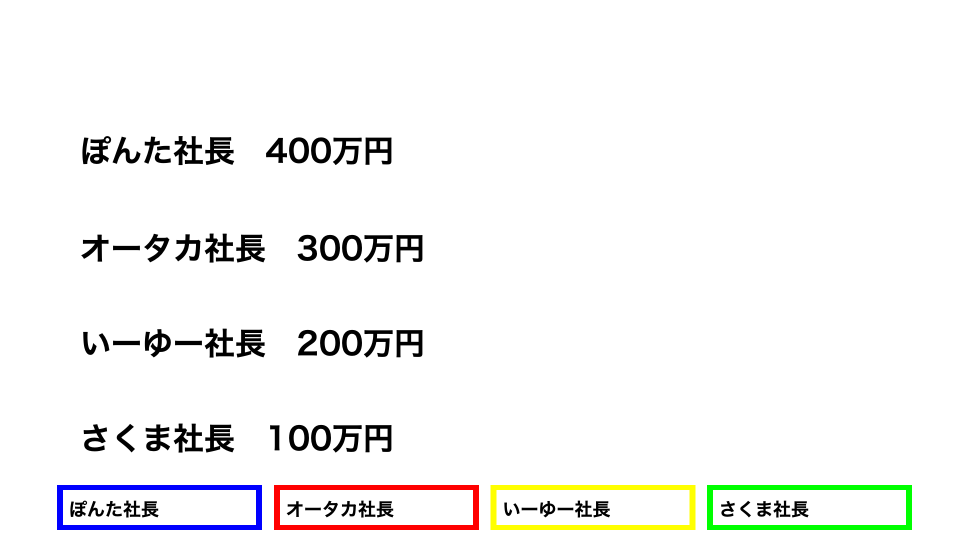
#> input picture apps/web/e2e/fixtures/ocr/total-assets.png, 1920 x 1080 px (shown at 1/2 size)
$ python -i cell_recognition.py   (imports and definitions only)
#> lines starting #> are read from the running program, lines starting #| are printed output that depends on the picture; after the words box and inside, x2 and y2 are one past the last pixel; in counts of white or black regions, pixels touching at a corner belong together
### apps/ocr-worker/src/momo_ocr/features/image_processing/preprocessing.py
from __future__ import annotations

from PIL import Image, ImageOps

from momo_ocr.features.image_processing.geometry import Size
from momo_ocr.shared.errors import FailureCode, OcrError

MIN_RELIABLE_WIDTH = 640
MIN_RELIABLE_HEIGHT = 360
MAX_SUPPORTED_WIDTH = 3840
MAX_SUPPORTED_HEIGHT = 2160


# [10 lines left out: function ensure_supported_dimensions, not called in this run]


def otsu_binarize(image: Image.Image) -> Image.Image:
    """Return a binarized variant using Otsu's threshold on a grayscale image.

    A固定閾値ベースの二値化は背景色 (例: 黄色背景に白い数字) で前景信号を完全に
    破壊してしまうため、ヒストグラムから自動でしきい値を決める Otsu を共通
    ユーティリティとして提供する。
    """
    gray = ImageOps.grayscale(image)
    histogram = gray.histogram()[:256]
    total = sum(histogram)
    if total == 0:
        return gray
    sum_total = sum(i * histogram[i] for i in range(256))
    sum_b = 0.0
    weight_b = 0
    max_var = 0.0
    threshold = 127
    for i in range(256):
        weight_b += histogram[i]
        if weight_b == 0:
            continue
        weight_f = total - weight_b
        if weight_f == 0:
            break
        sum_b += i * histogram[i]
        mean_b = sum_b / weight_b
        mean_f = (sum_total - sum_b) / weight_f
        between = weight_b * weight_f * (mean_b - mean_f) ** 2
        if between > max_var:
            max_var = between
            threshold = i
    binarized = gray.point(lambda value, threshold=threshold: 255 if value > threshold else 0)
    return binarized.convert("L")

### apps/ocr-worker/src/momo_ocr/features/incident_log/profile.py
from __future__ import annotations

from dataclasses import dataclass
from typing import cast

from momo_ocr.features.image_processing.geometry import Rect

PROFILE_ID = "full-hd-incident-log-v1"
COMPACT_PROFILE_ID = "full-hd-incident-log-compact-v1"
MVP_INCIDENT_NAMES = ("目的地", "プラス駅", "マイナス駅", "カード駅", "カード売り場", "スリの銀次")


@dataclass(frozen=True)
class IncidentRowProfile:
    incident_name: str
    cell_rois: tuple[Rect, Rect, Rect, Rect]


@dataclass(frozen=True)
class IncidentLogProfile:
    id: str
    layout_families: tuple[str, ...]
    row_profiles: tuple[IncidentRowProfile, ...]


_CELL_XS = (878, 1148, 1418, 1680)
# 桃鉄ワールド (default) は cell 右側 20px 程度の余白で 98px に収まる。
# 桃鉄2 (compact) は緑シェブロン (V 字尖端) 形状のセル背景で、
# right edge の三角ノッチが二値化後に縦棒状の残渣となり OCR から digit と
# 誤認される (例: "1" → "11", "2" → "23") 現象が order=4 の cell で多発する。
# このため compact プロファイルだけ右端を ~20px 削り、シェブロン尖端を ROI
# 外に追い出す。compact の「2 桁値」の最大幅を確認した上で 78px は安全側。
_DEFAULT_CELL_WIDTH = 98
_COMPACT_CELL_WIDTH = 88
_CELL_HEIGHT = 75


def _build_row_profile(
    *, incident_name: str, y: int, cell_width: int = _DEFAULT_CELL_WIDTH
) -> IncidentRowProfile:
    return IncidentRowProfile(
        incident_name=incident_name,
        cell_rois=cast(
            "tuple[Rect, Rect, Rect, Rect]",
            tuple(Rect(x=x, y=y, width=cell_width, height=_CELL_HEIGHT) for x in _CELL_XS),
        ),
    )


DEFAULT_ROW_PROFILES = tuple(
    _build_row_profile(incident_name=incident_name, y=y, cell_width=_DEFAULT_CELL_WIDTH)
    for incident_name, y in zip(MVP_INCIDENT_NAMES, (330, 420, 510, 600, 690, 780), strict=True)
)
#> further down, picture is the input picture: PIL image 1920x1080 RGBA; mean R, G, B, A 245.2, 245.2, 244, 255
COMPACT_ROW_PROFILES = tuple(
    _build_row_profile(incident_name=incident_name, y=y, cell_width=_COMPACT_CELL_WIDTH)
    for incident_name, y in zip(MVP_INCIDENT_NAMES, (360, 450, 540, 630, 720, 810), strict=True)
)

PROFILES = (
    IncidentLogProfile(
        id=PROFILE_ID,
        layout_families=("world", "momotetsu_world", "default"),
        row_profiles=DEFAULT_ROW_PROFILES,
    ),
    IncidentLogProfile(
        id=COMPACT_PROFILE_ID,
        layout_families=("reiwa", "momotetsu_reiwa", "momotetsu_2", "momotetsu2", "2"),
        row_profiles=COMPACT_ROW_PROFILES,
    ),
)


# [15 lines left out: functions select_incident_log_profiles, _profile_for_hint, not called in this run]

### apps/ocr-worker/src/momo_ocr/features/incident_log/cell_recognition.py
"""Cell-level OCR for the incident-log screen.

Crops, preprocessing variants and the per-PSM Tesseract calls live
here. Voting and plausibility decisions are factored into ``voting`` so
this module remains a thin engine driver.
"""

from __future__ import annotations

from dataclasses import dataclass
from typing import Any

from PIL import Image, ImageEnhance, ImageFilter, ImageOps

from momo_ocr.features.image_processing.preprocessing import otsu_binarize
from momo_ocr.features.incident_log.attempts import CountRecognitionResult, PsmAttempt
from momo_ocr.features.incident_log.postprocess import is_pure_pipe_noise, parse_count
from momo_ocr.features.incident_log.voting import (
    max_plausible_cell_count,
    select_count_recognition,
    vote_count,
)
from momo_ocr.features.parser_core.context import ScreenParseContext
from momo_ocr.features.parser_core.debug import NULL_DEBUG_SINK, DebugSink
from momo_ocr.features.text_recognition.models import RecognitionConfig, RecognitionField
from momo_ocr.features.text_recognition.postprocess import normalize_ocr_text

COUNT_OCR_PSMS = (10, 13)
# 「|」「l」「i」のみで構成された OCR text は罫線の縦棒由来である可能性が高い。
# Tesseract の confidence がこの閾値未満の場合はノイズ扱いとし、digit 候補から外す。
PIPE_NOISE_CONFIDENCE_THRESHOLD = 0.6


@dataclass(frozen=True)
class _DebugContext:
    sink: DebugSink
    suffix: str | None
    record: dict[str, Any] | None


# [4 lines left out: function prepare_count_cell_image, not called in this run]


def prepare_fallback_count_cell_images(image: Image.Image) -> tuple[Image.Image, ...]:
    inner = image.crop((5, 2, image.width - 5, image.height - 2))
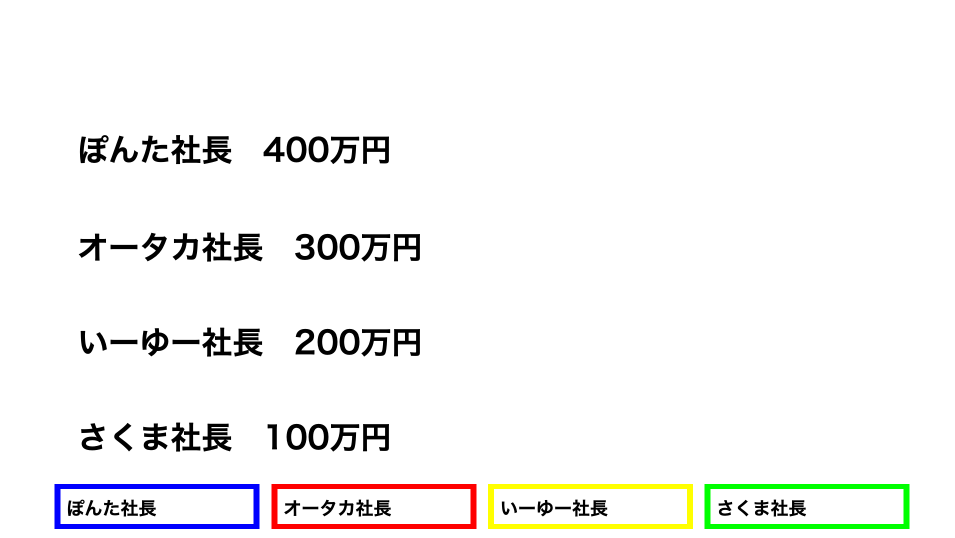
#> inner: PIL image 1910x1076 RGBA (shown at 1/2 size); mean R, G, B, A 245.1, 245.1, 243.9, 255
    gray = ImageOps.grayscale(inner)
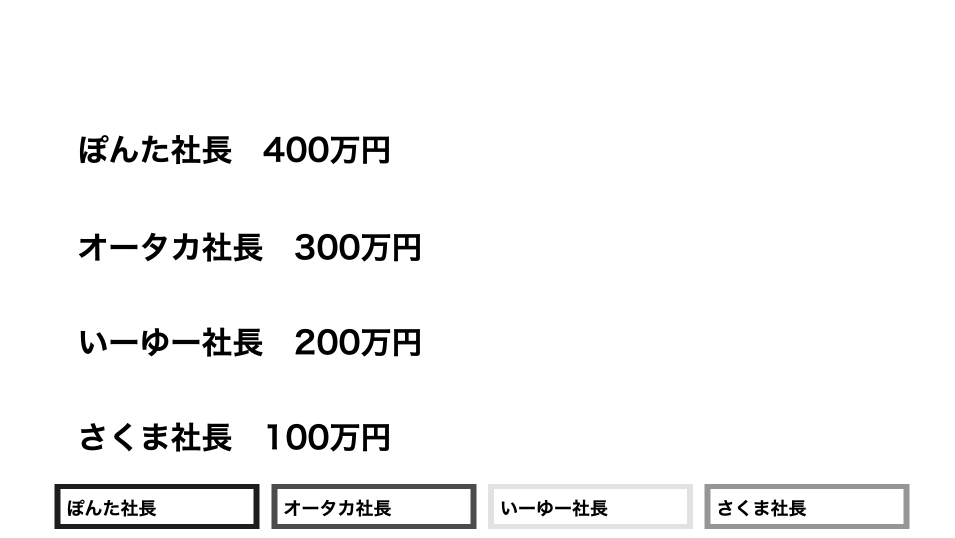
#> gray: PIL image 1910x1076 L (shown at 1/2 size); min 0, max 255, mean 245
    sharpened = ImageEnhance.Contrast(gray.filter(ImageFilter.SHARPEN)).enhance(5.0)
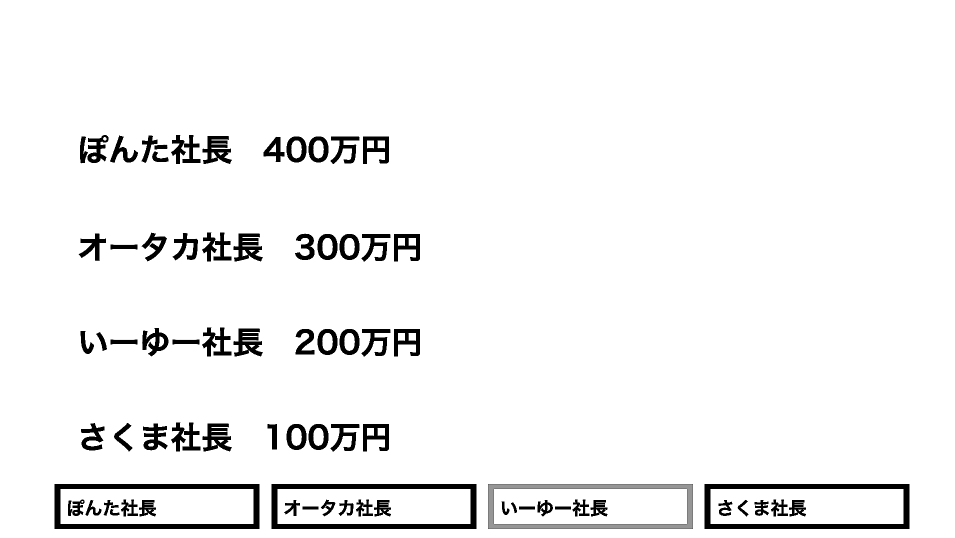
#> sharpened: PIL image 1910x1076 L (shown at 1/2 size); min 0, max 255, mean 242.8
    # 固定閾値ではなく Otsu を使うことで、UI 配色に左右されずに前景文字を抽出する。
    binary = otsu_binarize(gray)
#> in otsu_binarize, `histogram = gray.histogram()[:256]`: histogram = 256 values, max 1945689 at index 255, min 20 at index 37, mean 8028
#> in otsu_binarize, `total = sum(histogram)`: total = 2055160
#> in otsu_binarize, `sum_total = sum(i * histogram[i] for i in range(256))`: sum_total = 503417166
#> the loop in otsu_binarize, `for i in range(256):` made 256 passes
#> (weight_b, weight_f, sum_b, mean_b, mean_f, max_var) on passes 1 to 12: (50402, 2004758, 0, 0, 251.1, 6.37e+15), (50594, 2004566, 192, 0.00379, 251.1, 6.4e+15), (50718, 2004442, 440, 0.00868, 251.2, 6.41e+15), (50861, 2004299, 869, 0.0171, 251.2, 6.43e+15), (50961, 2004199, 1269, 0.0249, 251.2, 6.44e+15), (51063, 2004097, 1779, 0.0348, 251.2, 6.46e+15), (51169, 2003991, 2415, 0.0472, 251.2, 6.47e+15), (51272, 2003888, 3136, 0.0612, 251.2, 6.48e+15), (51357, 2003803, 3816, 0.0743, 251.2, 6.49e+15), (51446, 2003714, 4617, 0.0897, 251.2, 6.5e+15), (51513, 2003647, 5287, 0.103, 251.2, 6.51e+15), (51613, 2003547, 6387, 0.124, 251.3, 6.52e+15)
#> (weight_b, weight_f, sum_b, mean_b, mean_f) on pass 100: (77892, 1977268, 1392428, 17.88, 253.9)
#> in otsu_binarize, `binarized = gray.point(lambda value, threshold=threshold: 255 if value..`:
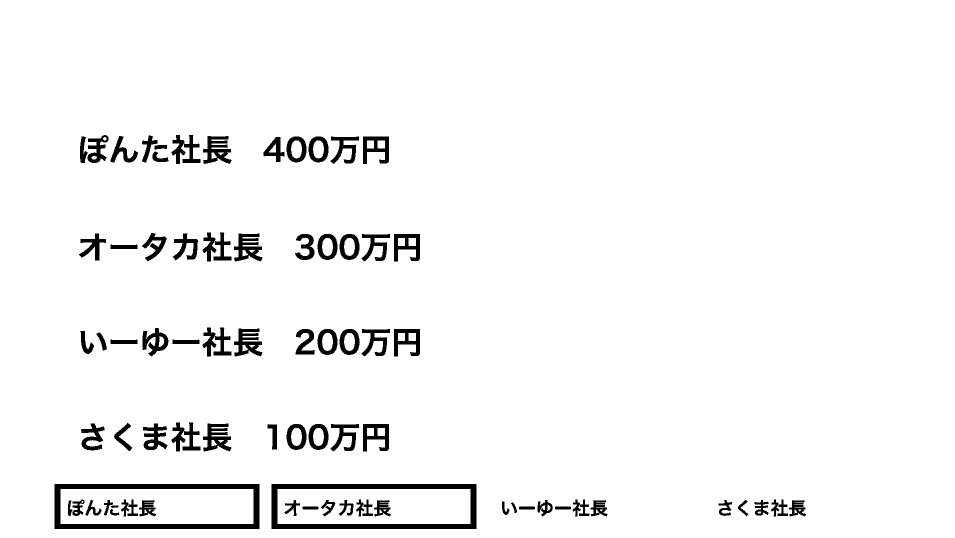
#> binarized: PIL image 1910x1076 L (shown at 1/2 size); 96.1% white; 74 black regions, largest, box (x1, y1, x2, y2) and area: (109, 968, 519, 1058) 9880, (543, 968, 953, 1058) 9880, (406, 272, 463, 328) 1814
    return (
        sharpened.resize((inner.width * 5, inner.height * 5), Image.Resampling.LANCZOS),
        binary.resize((inner.width * 5, inner.height * 5), Image.Resampling.NEAREST),
    )


# [126 lines left out: functions prepare_digit_only_count_cell_images, recognize_count_cell, _recognize_with_digit_only_recovery, _save_debug_variants, _recognize_variants, _recognize_variant, not called in this run]


def _new_variant_sink(label: str) -> dict[str, Any]:
    return {"label": label, "psm_attempts": []}


# [53 lines that did not run here, left out]

>>> from PIL import Image
>>> picture = Image.open('../../../../../web/e2e/fixtures/ocr/total-assets.png')
>>> result = prepare_fallback_count_cell_images(picture)
